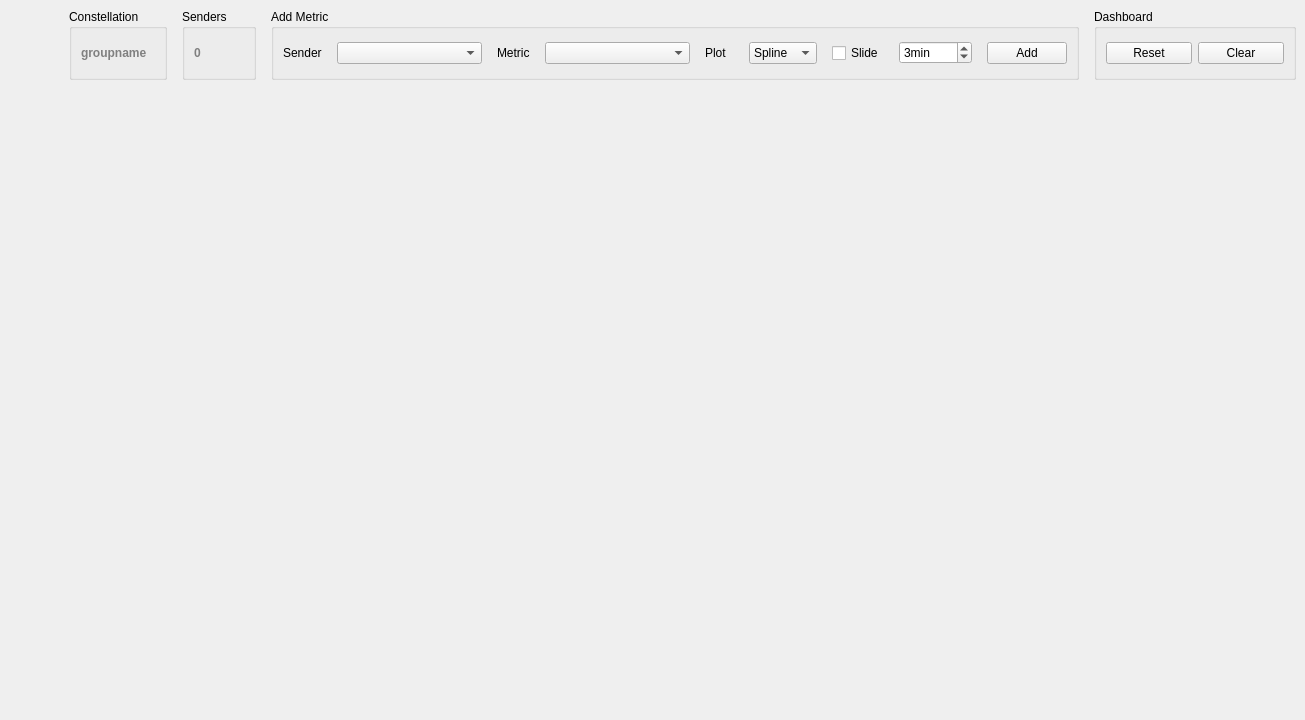
<?xml version="1.0" encoding="UTF-8"?>
<ui version="4.0">
 <class>TelemetryConsole</class>
 <widget class="QMainWindow" name="TelemetryConsole">
  <property name="geometry">
   <rect>
    <x>0</x>
    <y>0</y>
    <width>1305</width>
    <height>720</height>
   </rect>
  </property>
  <property name="windowTitle">
   <string>Constellation Telemetry Console</string>
  </property>
  <property name="windowIcon">
   <iconset resource="TelemetryConsole.qrc">
    <normaloff>:/logo_telemetry.png</normaloff>:/logo_telemetry.png</iconset>
  </property>
  <widget class="QWidget" name="centralwidget">
   <layout class="QVBoxLayout">
    <property name="spacing">
     <number>6</number>
    </property>
    <property name="bottomMargin">
     <number>0</number>
    </property>
    <property name="margin" stdset="0">
     <number>9</number>
    </property>
    <item>
     <layout class="QGridLayout" name="gridLayout_3" rowstretch="0,0" columnstretch="0,6">
      <property name="leftMargin">
       <number>0</number>
      </property>
      <property name="topMargin">
       <number>0</number>
      </property>
      <property name="spacing">
       <number>15</number>
      </property>
      <item row="0" column="0">
       <layout class="QGridLayout" name="header" columnstretch="1,6,2" columnminimumwidth="0,0,0">
        <property name="leftMargin">
         <number>0</number>
        </property>
        <property name="topMargin">
         <number>0</number>
        </property>
        <property name="rightMargin">
         <number>0</number>
        </property>
        <property name="bottomMargin">
         <number>0</number>
        </property>
        <property name="spacing">
         <number>15</number>
        </property>
        <item row="0" column="0">
         <widget class="QLabel" name="logo">
          <property name="sizePolicy">
           <sizepolicy hsizetype="Fixed" vsizetype="Preferred">
            <horstretch>0</horstretch>
            <verstretch>0</verstretch>
           </sizepolicy>
          </property>
          <property name="minimumSize">
           <size>
            <width>45</width>
            <height>45</height>
           </size>
          </property>
          <property name="maximumSize">
           <size>
            <width>45</width>
            <height>45</height>
           </size>
          </property>
          <property name="text">
           <string/>
          </property>
          <property name="pixmap">
           <pixmap resource="TelemetryConsole.qrc">:/logo_telemetry.png</pixmap>
          </property>
          <property name="scaledContents">
           <bool>true</bool>
          </property>
         </widget>
        </item>
        <item row="0" column="1">
         <widget class="QGroupBox" name="groupBox">
          <property name="sizePolicy">
           <sizepolicy hsizetype="Preferred" vsizetype="Preferred">
            <horstretch>0</horstretch>
            <verstretch>0</verstretch>
           </sizepolicy>
          </property>
          <property name="minimumSize">
           <size>
            <width>0</width>
            <height>71</height>
           </size>
          </property>
          <property name="title">
           <string>Constellation</string>
          </property>
          <layout class="QHBoxLayout" name="horizontalLayout_4">
           <property name="topMargin">
            <number>3</number>
           </property>
           <property name="bottomMargin">
            <number>3</number>
           </property>
           <item>
            <widget class="QLabel" name="cnstlnName">
             <property name="sizePolicy">
              <sizepolicy hsizetype="Preferred" vsizetype="Minimum">
               <horstretch>2</horstretch>
               <verstretch>1</verstretch>
              </sizepolicy>
             </property>
             <property name="text">
              <string>&lt;font color='gray'&gt;&lt;b&gt;groupname&lt;/b&gt;&lt;/font&gt;</string>
             </property>
            </widget>
           </item>
          </layout>
         </widget>
        </item>
        <item row="0" column="2">
         <widget class="QGroupBox" name="satelliteBox">
          <property name="title">
           <string>Senders</string>
          </property>
          <layout class="QHBoxLayout" name="horizontalLayout_3">
           <item>
            <widget class="QLabel" name="labelNrSatellites">
             <property name="text">
              <string>&lt;font color='gray'&gt;&lt;b&gt;0&lt;/b&gt;&lt;/font&gt;</string>
             </property>
            </widget>
           </item>
          </layout>
         </widget>
        </item>
       </layout>
      </item>
      <item row="1" column="0" colspan="2">
       <widget class="QScrollArea" name="scrollArea">
        <property name="frameShape">
         <enum>QFrame::NoFrame</enum>
        </property>
        <property name="widgetResizable">
         <bool>true</bool>
        </property>
        <widget class="QWidget" name="scrollAreaWidgetContents">
         <property name="geometry">
          <rect>
           <x>0</x>
           <y>0</y>
           <width>1285</width>
           <height>597</height>
          </rect>
         </property>
        </widget>
       </widget>
      </item>
      <item row="0" column="1">
       <layout class="QHBoxLayout" name="horizontalLayout_2" stretch="8,2">
        <property name="spacing">
         <number>15</number>
        </property>
        <property name="leftMargin">
         <number>0</number>
        </property>
        <property name="topMargin">
         <number>0</number>
        </property>
        <property name="rightMargin">
         <number>0</number>
        </property>
        <property name="bottomMargin">
         <number>0</number>
        </property>
        <item>
         <widget class="QGroupBox" name="groupBoxMetrics">
          <property name="sizePolicy">
           <sizepolicy hsizetype="Preferred" vsizetype="Preferred">
            <horstretch>0</horstretch>
            <verstretch>0</verstretch>
           </sizepolicy>
          </property>
          <property name="minimumSize">
           <size>
            <width>0</width>
            <height>63</height>
           </size>
          </property>
          <property name="title">
           <string>Add Metric</string>
          </property>
          <layout class="QHBoxLayout" name="horizontalLayout" stretch="1,5,1,5,1,2,0,0,1">
           <property name="spacing">
            <number>15</number>
           </property>
           <item>
            <widget class="QLabel" name="labelSender">
             <property name="text">
              <string>Sender</string>
             </property>
            </widget>
           </item>
           <item>
            <widget class="QComboBox" name="metricSender">
             <property name="sizePolicy">
              <sizepolicy hsizetype="Preferred" vsizetype="Fixed">
               <horstretch>2</horstretch>
               <verstretch>0</verstretch>
              </sizepolicy>
             </property>
            </widget>
           </item>
           <item>
            <widget class="QLabel" name="labelName">
             <property name="text">
              <string>Metric</string>
             </property>
            </widget>
           </item>
           <item>
            <widget class="QComboBox" name="metricName"/>
           </item>
           <item>
            <widget class="QLabel" name="labelType">
             <property name="text">
              <string>Plot</string>
             </property>
            </widget>
           </item>
           <item>
            <widget class="QComboBox" name="metricType">
             <item>
              <property name="text">
               <string>Spline</string>
              </property>
             </item>
             <item>
              <property name="text">
               <string>Scatter</string>
              </property>
             </item>
             <item>
              <property name="text">
               <string>Area</string>
              </property>
             </item>
            </widget>
           </item>
           <item>
            <widget class="QCheckBox" name="checkBoxWindow">
             <property name="text">
              <string>Slide</string>
             </property>
            </widget>
           </item>
           <item>
            <widget class="QSpinBox" name="spinBoxMins">
             <property name="suffix">
              <string>min</string>
             </property>
             <property name="maximum">
              <number>9999</number>
             </property>
             <property name="value">
              <number>3</number>
             </property>
            </widget>
           </item>
           <item>
            <widget class="QPushButton" name="addMetric">
             <property name="minimumSize">
              <size>
               <width>0</width>
               <height>0</height>
              </size>
             </property>
             <property name="text">
              <string>Add</string>
             </property>
             <property name="icon">
              <iconset resource="../../constellation/gui/Constellation.qrc">
               <normaloff>:/action/add</normaloff>:/action/add</iconset>
             </property>
            </widget>
           </item>
          </layout>
         </widget>
        </item>
        <item>
         <widget class="QGroupBox" name="groupBox_2">
          <property name="title">
           <string>Dashboard</string>
          </property>
          <layout class="QHBoxLayout" name="horizontalLayout_5">
           <item>
            <widget class="QPushButton" name="resetMetrics">
             <property name="text">
              <string>Reset</string>
             </property>
             <property name="icon">
              <iconset resource="../../constellation/gui/Constellation.qrc">
               <normaloff>:/action/reset</normaloff>:/action/reset</iconset>
             </property>
            </widget>
           </item>
           <item>
            <widget class="QPushButton" name="clearMetrics">
             <property name="text">
              <string>Clear</string>
             </property>
             <property name="icon">
              <iconset resource="../../constellation/gui/Constellation.qrc">
               <normaloff>:/action/delete</normaloff>:/action/delete</iconset>
             </property>
            </widget>
           </item>
          </layout>
         </widget>
        </item>
       </layout>
      </item>
     </layout>
    </item>
   </layout>
  </widget>
  <widget class="QMenuBar" name="menubar">
   <property name="geometry">
    <rect>
     <x>0</x>
     <y>0</y>
     <width>1305</width>
     <height>23</height>
    </rect>
   </property>
  </widget>
 </widget>
 <resources>
  <include location="TelemetryConsole.qrc"/>
  <include location="../../constellation/gui/Constellation.qrc"/>
 </resources>
 <connections/>
</ui>
